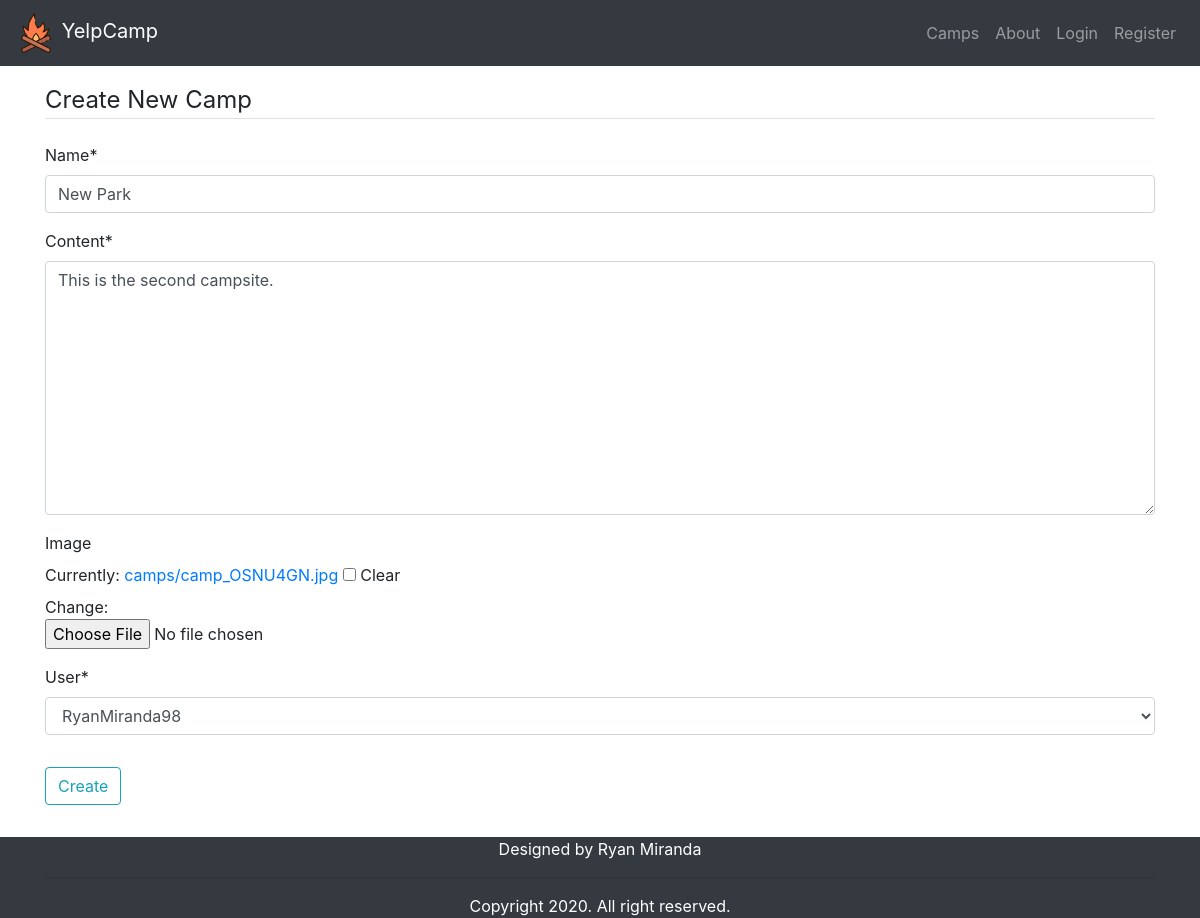
Page /camps/update/2 on the earlier database version.
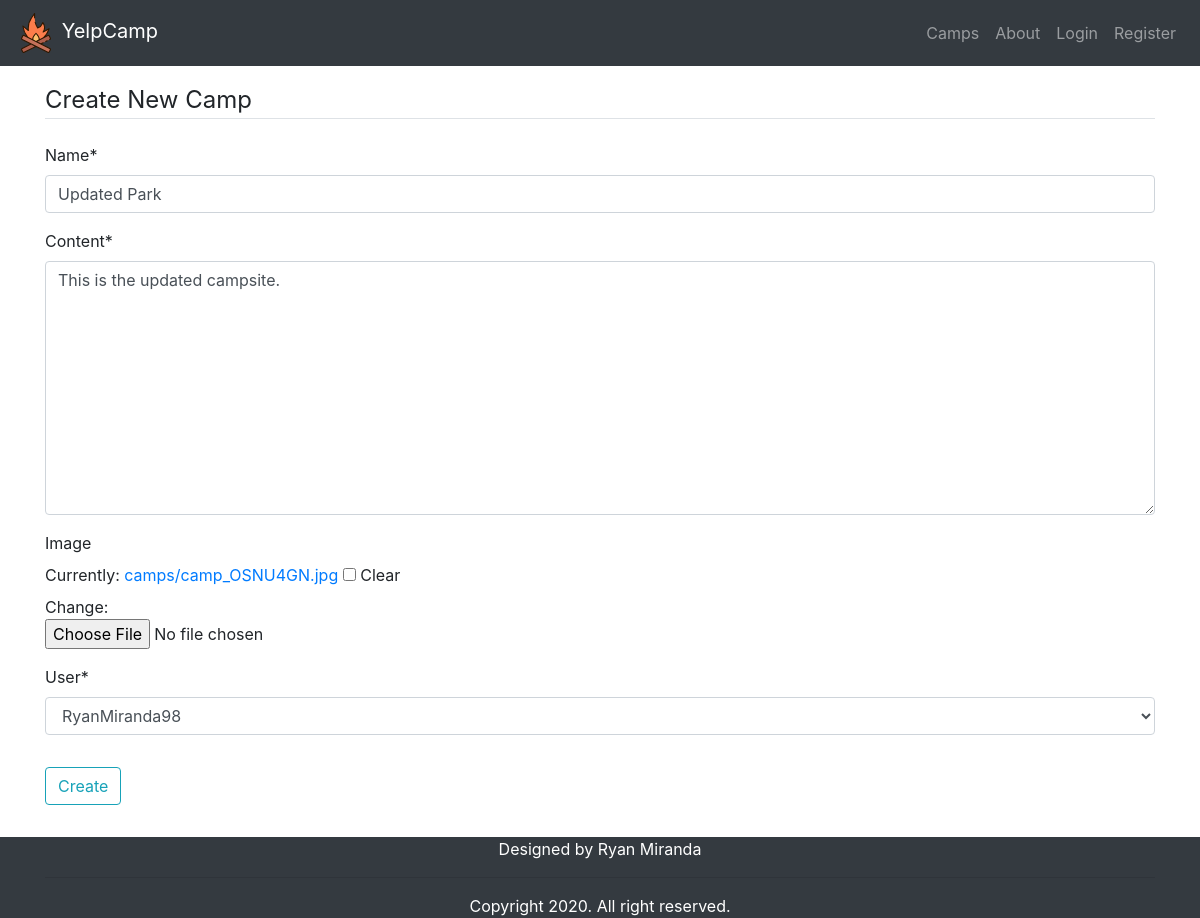
Same page on the later database version.
### camps/models.py (models this page shows, shortened)
class Camp(models.Model):
    name = models.CharField(max_length=100, null=False, blank=False)
    content = models.TextField(max_length=200, null=False, blank=False)
    image = models.ImageField(upload_to='camps', null=True, blank=True)
    posted_date = models.DateTimeField(auto_now_add=True)
    edited_date = models.DateTimeField(auto_now=True)
    user = models.ForeignKey(User, on_delete=models.CASCADE)

### camps/views.py (the view)
# urls.py: path('update/<int:pk>', views.updateCamp, name='update_camp'),
def updateCamp(request, pk):
    camp = get_object_or_404(Camp, pk=pk)
    task = 'Update'
    if request.method == "POST":
        form = CreateCampForm(request.POST, instance=camp)
        if form.is_valid():
            form.save()
            messages.success(request, 'Successfully updated camp!')
    else:
        form = CreateCampForm(instance=camp)
    return render(request, 'camps/create.html', {'form':form, 'task':task})

### camps/forms.py
class CreateCampForm(forms.ModelForm):
    class Meta:
        model = Camp
        fields = '__all__'

### camps/templates/camps/create.html (shortened to what this page needs)
{% extends 'users/base.html' %}
{% load crispy_forms_tags %}
{% block content %}
    <form action="" method="POST">
        <fieldset class="form-group">
            <legend class="border-bottom mb-4">Create New Camp</legend>
            {{ form|crispy }}
        </fieldset>
        <div class="form-group">
            <button class="btn btn-outline-info" type="submit">Create</button>
        </div>
    </form>
{% endblock %}

Differences in the rows shown:
changed Camp "RyanMiranda98": name "New Park" → "Updated Park"; content "This is the second campsite." → "This is the updated campsite."
